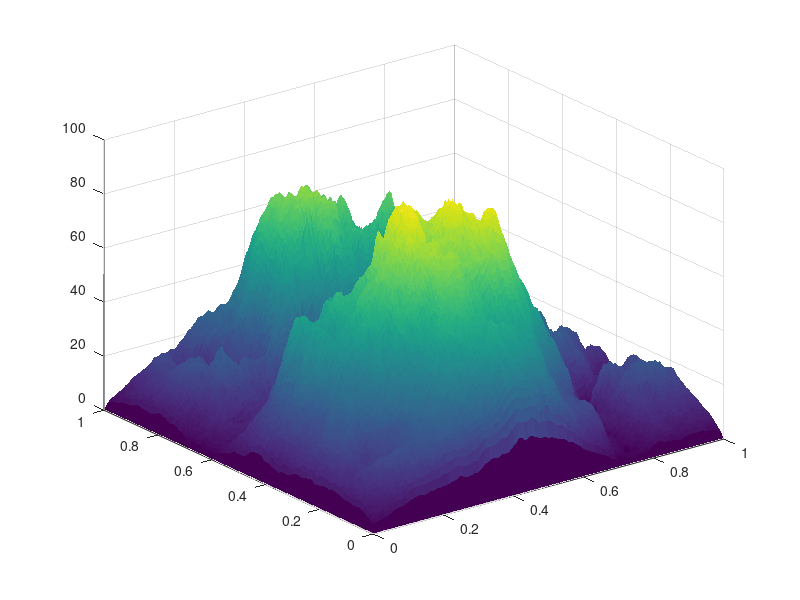

Here is the MATLAB script that generated this plot: (Note: this script raises an error after producing the figure.)
% demo1
X=linspace(0,1,200)';
CL=(-cos(X*2*pi)+1).^.2;
r=(X-.5)'.^2+(X-.5).^2;
surf(X,X',abs(ifftn(exp(7i*rand(200))./r.^.9)).*(CL*CL')*30,'EdgeColor','none')

% 67 458 190
colormap(nclCM('cmocean_curl',200))
light
material dull
view(59.1823,56.1559)

% 修饰一下
ax=gca;
ax.Projection='perspective';
ax.LineWidth=.8;
ax.XMinorTick='on';
ax.YMinorTick='on';
ax.ZMinorTick='on';
ax.GridLineStyle=':';
ax.FontName='Cambria';
